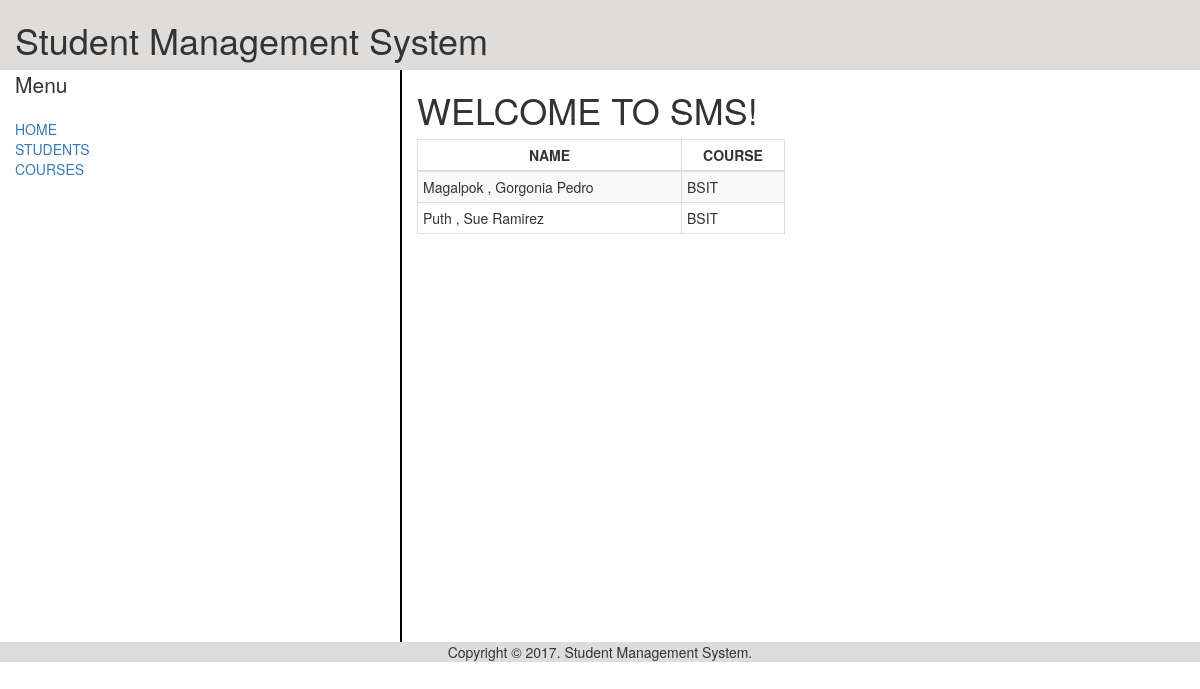
/index.php/boots, run on an earlier commit of the app's database.
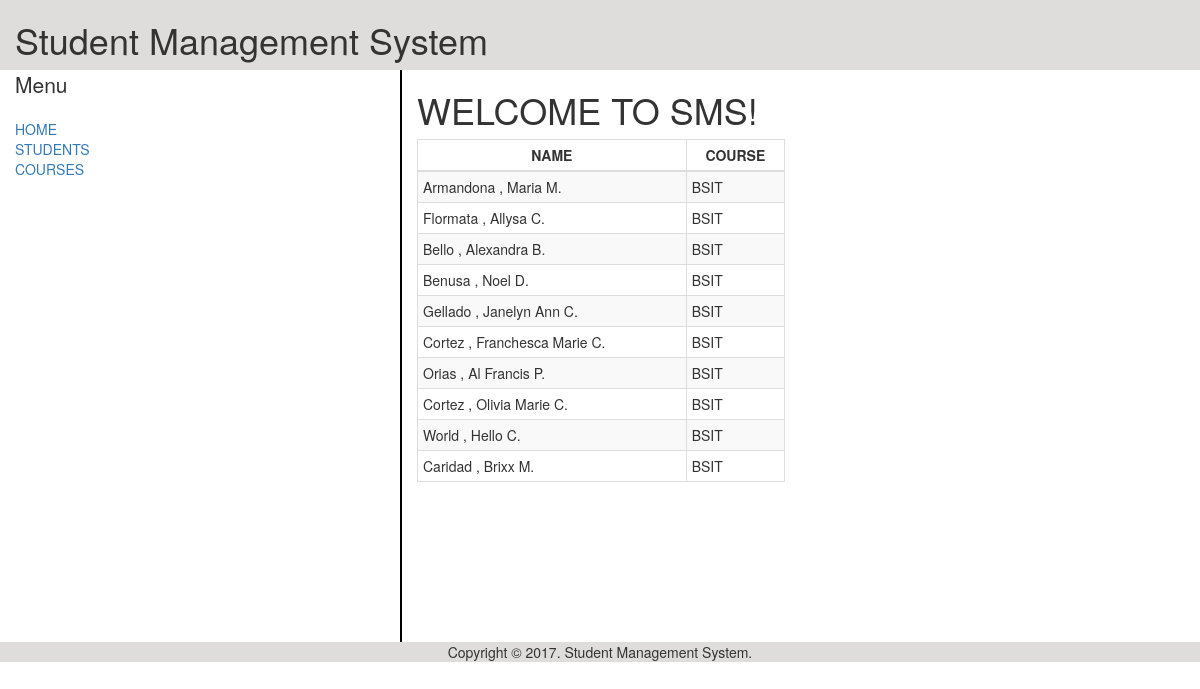
And on a later commit of the database.
### tables this page shows
CREATE TABLE `students` (
  `idno` varchar(10) NOT NULL,
  `lname` varchar(50) NOT NULL,
  `fname` varchar(50) NOT NULL,
  `mname` varchar(50) NOT NULL,
  `course` varchar(50) NOT NULL,
  `sex` varchar(10) NOT NULL
);

### application/controllers/Boots.php (called while the page is built, shortened)
<?php
class Boots extends CI_Controller {
	public function __construct(){
		$this->load->model('students_model','Students');
	}
	public function index(){
		$header_data['title'] = "STUDENT MANAGEMENT SYSTEM";
		$condition = array('course'=>'BSIT');
		$rs = $this->Students->read($condition);
		foreach($rs as $r){
			$info = array(
						'idno' => $r['idno'],
						'lastname' => $r['lname'],
						'firstname' => $r['fname'],
						'middlename' => $r['mname'],
						'course' => $r['course'],
						'sex' => $r['sex']
						);
			$students[] = $info;
		}
		$data['students'] = $students;
		$this->load->view('include/header',$header_data);
		$this->load->view('students/home', $data);
		$this->load->view('include/footer');
	}
}

### index.php (called while the page is built, shortened)
<?php
require_once BASEPATH.'core/CodeIgniter.php';

### application/models/students_model.php (called while the page is built, shortened)
<?php
class Students_model extends CI_Model {
	private $table = "students";
	public function read($condition=null)
	{
		$this->db->select('*');
		$this->db->from($this->table);
		if( isset($condition) ) $this->db->where($condition);
		$query=$this->db->get();
		return $query->result_array();
	}
}

### application/views/students/home.php (the view)
<div class="container-fluid">
	<div class="row">
		<div class="col-md-12 header">
			<h1>Student Management System</h1>
		</div>
	</div>
	<div class="row tb-left">
		<div class="col-md-4">
			<p class="lead">Menu</p>
				<a href="" class=""> HOME </a> </br>
				<a href="boots/view" class=""> STUDENTS </a> </br>
				<a href="boots/viewcourse" class=""> COURSES </a>
		</div>
		<div class="col-sm-4 contents tbleft">
		<h1>WELCOME TO SMS!</h1>
			<table class="table table-striped table-hover table-condensed table-responsive table-bordered text-justify">
				<thead>
					<tr>
						<th class="text-center">NAME</th>
						<th class="text-center">COURSE</th>
					</tr>
				</thead>
				<tbody>
				<?php
				foreach($students as $s){
					echo '	<tr>
								<td>'.$s['lastname'].' , '.$s['firstname'].' '.$s['middlename'].'</td>
								<td>'.$s['course'].'</td>
							</tr>
							';
				}
				?>
				</tbody>
			</table>
		</div>
	</div>
	<div class="row">
		<div class="col-md-12 text-center footer">
			Copyright &copy; 2017. Student Management System.
		</div>
	</div>
</div>

### application/views/include/header.php (shortened to what this page needs)
<!DOCTYPE html>
<html lang="en">
<head>
<link href="<?php echo base_url('bootstrap/css/bootstrap.css'); ?>" rel="stylesheet" />
<link href="<?php echo base_url('bootstrap/css/bootstrap-theme.css'); ?>" rel="stylesheet" />
<link href="<?php echo base_url('assets/css/mybootstrap.css'); ?>" rel="stylesheet" />
</head>
<body>

### application/views/include/footer.php
</body>
</html>

What changed in the data, as far as the page shows it:
removed students: lname "Magalpok", fname "Gorgonia", mname "Pedro", course "BSIT"
removed students: lname "Puth", fname "Sue", mname "Ramirez", course "BSIT"
added students: lname "Armandona", fname "Maria", mname "M.", course "BSIT"
added students: lname "Flormata", fname "Allysa", mname "C.", course "BSIT"
added students: lname "Bello", fname "Alexandra", mname "B.", course "BSIT"
added students: lname "Benusa", fname "Noel", mname "D.", course "BSIT"
added students: lname "Gellado", fname "Janelyn Ann", mname "C.", course "BSIT"
added students: lname "Cortez", fname "Franchesca Marie", mname "C.", course "BSIT"
added students: lname "Orias", fname "Al Francis", mname "P.", course "BSIT"
added students: lname "Cortez", fname "Olivia Marie", mname "C.", course "BSIT"
added students: lname "World", fname "Hello", mname "C.", course "BSIT"
added students: lname "Caridad", fname "Brixx", mname "M.", course "BSIT"
